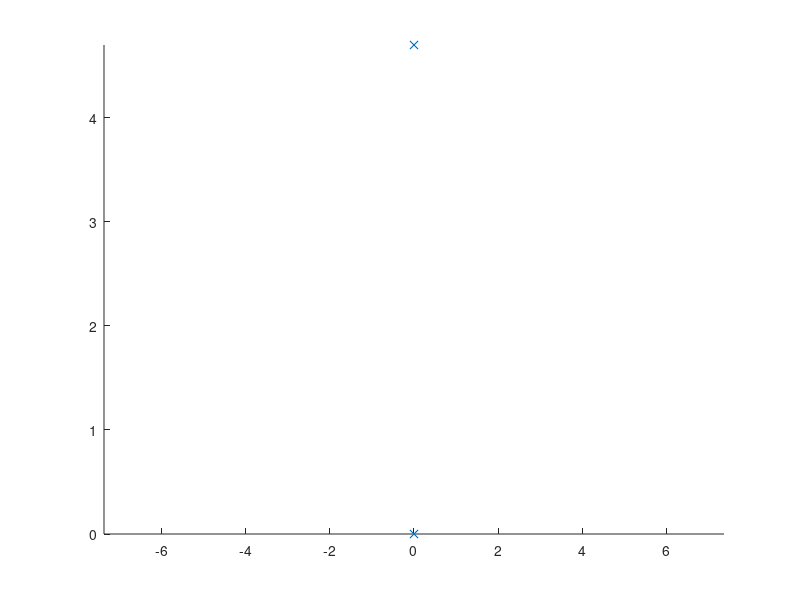

Reproduce this figure in MATLAB. (Note: this script raises an error after producing the figure.)
% close open figures
close all
% known posts
post1 = [0, 4.7];
post2 = [0, 0];

% plot known posts with x
scatter([post1(1), post2(1)], [post1(2), post2(2)], 'x')
% don't erase on further graphing 
hold on

% set graphing limits
ylim([0, 4.7])
xlim([-7.38, 7.38])

while 1
    %get input from the mouse
    inputLocation = ginput(1);
    scatter(inputLocation(1), inputLocation(2), '*r')
    %find distances to mouse location
    topDistance = norm(inputLocation - post1);
    bottomDistance = norm(inputLocation - post2);
    % use location finding function
    location = findLocation(post2, topDistance, bottomDistance, abs(post1(2)-post2(2)));
    % plot found position with blue +
    scatter(location(1), location(2), '+b')
    legend('posts', 'real location', 'found location')
end